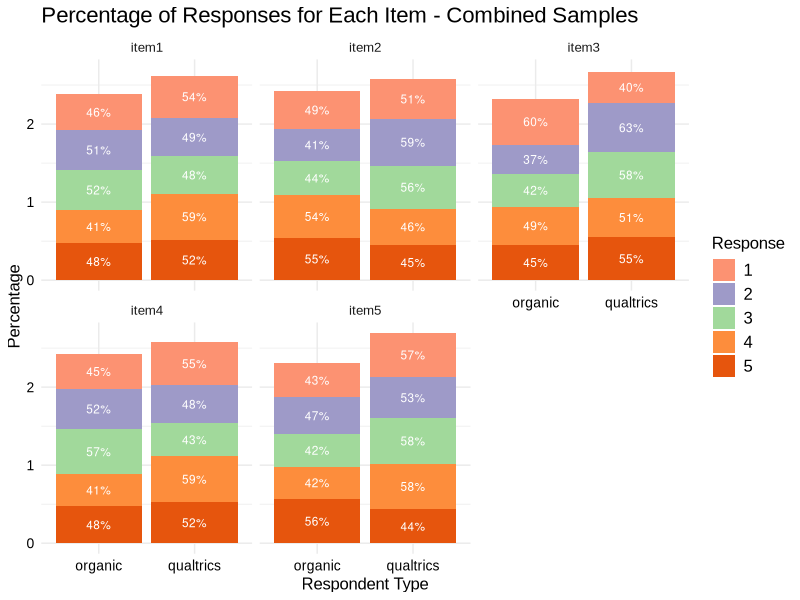
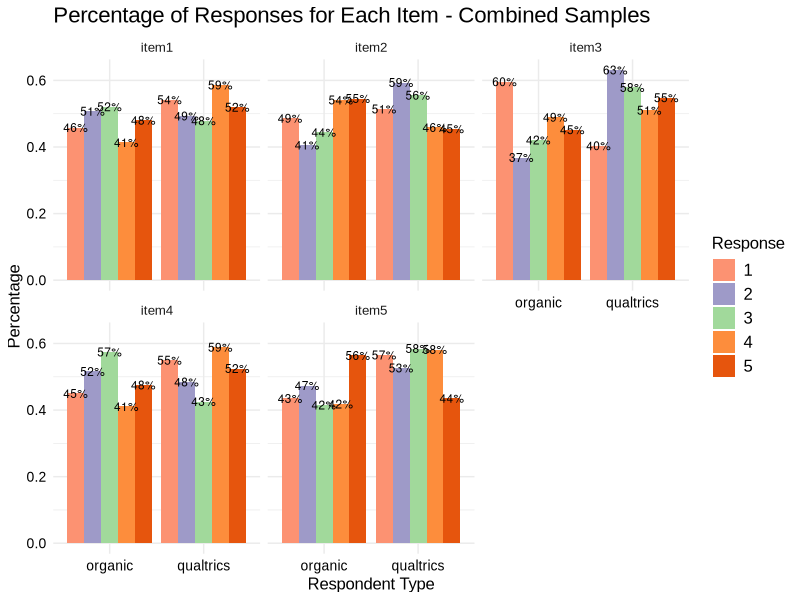

Source code (R) for these figures, in order:
library(dplyr)
library(ggplot2)

# Generate a simulate dataset 
set.seed(123)
data <- data.frame(
  item1 = as.factor(sample(1:5, 500, replace = TRUE, prob = c(0.1, 0.15, 0.2, 0.25, 0.3))),
  item2 = as.factor(sample(1:5, 500, replace = TRUE, prob = c(0.3, 0.25, 0.2, 0.15, 0.1))),
  item3 = as.factor(sample(1:5, 500, replace = TRUE, prob = c(0.2, 0.1, 0.3, 0.2, 0.2))),
  item4 = as.factor(sample(1:5, 500, replace = TRUE, prob = c(0.15, 0.25, 0.1, 0.3, 0.2))),
  item5 = as.factor(sample(1:5, 500, replace = TRUE, prob = c(0.2, 0.2, 0.25, 0.1, 0.25))),
  respondent_type = as.factor(sample(c("qualtrics", "organic"), 500, replace = TRUE))
)

# Melt the data to a long format
data_long <- reshape2::melt(data, id.vars = "respondent_type", variable.name = "item", value.name = "response")

# Calculate the percentages for each item-response type combination
data_percent <- data_long %>%
  group_by(item, response, respondent_type) %>%
  summarise(n = n()) %>%
  mutate(percentage = n / sum(n))


# ----------------- create stacked ---------------

# Define custom colors for the graph
my_colors <- c("#FC9272", "#9E9AC8", "#A1D99B", "#FD8D3C", "#E6550D")

# Adjust the theme for custom font and font size
my_theme <- theme(
  text = element_text(size = 12, family = "Arial", colour = "black"),
  axis.text = element_text(size = 10, colour = "black"),
  axis.title = element_text(size = 12, colour = "black"),
  plot.title = element_text(size = 16, colour = "black"),
  legend.text = element_text(size = 12, colour = "black")
)

#
combined_graph <- ggplot(data_percent
                         , aes(x = respondent_type, y = percentage, fill = response)) +
  geom_bar(stat = "identity", position = "stack") +
  labs(title = "Percentage of Responses for Each Item - Combined Samples", y = "Percentage", x = "Respondent Type", fill = "Response") +
  theme_minimal() +
  my_theme +
  scale_fill_manual(values = my_colors) +
  geom_text(aes(label = paste0(round(percentage*100), "%")), position = position_stack(vjust = 0.5), colour = "white", size = 3) +
  facet_wrap(~ item)

print(combined_graph)


# ----------------- create nonstacked ---------------
# 
combined_graph <- ggplot(data_percent, aes(x = respondent_type, y = percentage, fill = response)) +
  geom_bar(stat = "identity", position = "dodge") +
  labs(title = "Percentage of Responses for Each Item - Combined Samples"
       , y = "Percentage", x = "Respondent Type", fill = "Response") +
  theme_minimal() +
  my_theme +
  scale_fill_manual(values = my_colors) +
  geom_text(aes(label = paste0(round(percentage*100), "%"))
            , position = position_dodge(width = 0.9), colour = "black", size = 3) +
  facet_wrap(~ item)

print(combined_graph)
